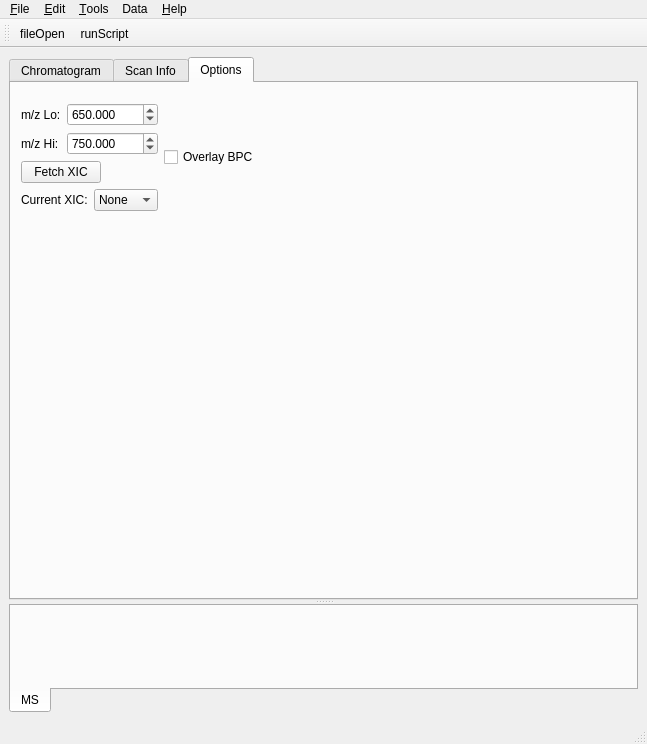
<?xml version="1.0" encoding="UTF-8"?>
<ui version="4.0">
 <class>MainWindow</class>
 <widget class="QMainWindow" name="MainWindow">
  <property name="geometry">
   <rect>
    <x>0</x>
    <y>0</y>
    <width>647</width>
    <height>744</height>
   </rect>
  </property>
  <property name="minimumSize">
   <size>
    <width>0</width>
    <height>25</height>
   </size>
  </property>
  <property name="font">
   <font>
    <family>Arial</family>
    <weight>50</weight>
    <bold>false</bold>
   </font>
  </property>
  <property name="windowTitle">
   <string>mzViewer</string>
  </property>
  <property name="windowIcon">
   <iconset>
    <normaloff>:/new/prefix1/icons/games.png</normaloff>:/new/prefix1/icons/games.png</iconset>
  </property>
  <widget class="QWidget" name="centralwidget">
   <layout class="QVBoxLayout" name="verticalLayout_2">
    <item>
     <widget class="QSplitter" name="splitter">
      <property name="orientation">
       <enum>Qt::Vertical</enum>
      </property>
      <widget class="QTabWidget" name="chromTabWidget">
       <property name="currentIndex">
        <number>2</number>
       </property>
       <widget class="QWidget" name="chromTab">
        <attribute name="title">
         <string>Chromatogram</string>
        </attribute>
        <layout class="QVBoxLayout" name="verticalLayout">
         <item>
          <layout class="QHBoxLayout" name="horizontalLayout_3">
           <item>
            <spacer name="horizontalSpacer">
             <property name="orientation">
              <enum>Qt::Horizontal</enum>
             </property>
             <property name="sizeHint" stdset="0">
              <size>
               <width>40</width>
               <height>20</height>
              </size>
             </property>
            </spacer>
           </item>
           <item>
            <layout class="QHBoxLayout" name="horizontalLayout_2">
             <item>
              <widget class="QLabel" name="label_2">
               <property name="text">
                <string>Spectra:</string>
               </property>
              </widget>
             </item>
             <item>
              <widget class="QComboBox" name="spectra_CB">
               <property name="sizeAdjustPolicy">
                <enum>QComboBox::AdjustToContents</enum>
               </property>
              </widget>
             </item>
            </layout>
           </item>
           <item>
            <layout class="QHBoxLayout" name="horizontalLayout">
             <item>
              <widget class="QLabel" name="label">
               <property name="text">
                <string>Scan #:</string>
               </property>
              </widget>
             </item>
             <item>
              <widget class="QSpinBox" name="scanSBox">
               <property name="frame">
                <bool>false</bool>
               </property>
               <property name="readOnly">
                <bool>true</bool>
               </property>
               <property name="maximum">
                <number>10000000</number>
               </property>
              </widget>
             </item>
            </layout>
           </item>
          </layout>
         </item>
         <item>
          <widget class="MPL_Widget" name="chromWidget" native="true"/>
         </item>
        </layout>
       </widget>
       <widget class="QWidget" name="scanInfoTab">
        <attribute name="title">
         <string>Scan Info</string>
        </attribute>
        <layout class="QHBoxLayout">
         <item>
          <widget class="QTableWidget" name="tableWidget">
           <property name="rowCount">
            <number>20</number>
           </property>
           <property name="columnCount">
            <number>2</number>
           </property>
           <row/>
           <row/>
           <row/>
           <row/>
           <row/>
           <row/>
           <row/>
           <row/>
           <row/>
           <row/>
           <row/>
           <row/>
           <row/>
           <row/>
           <row/>
           <row/>
           <row/>
           <row/>
           <row/>
           <row/>
           <column/>
           <column/>
          </widget>
         </item>
        </layout>
       </widget>
       <widget class="QWidget" name="tab">
        <attribute name="title">
         <string>Options</string>
        </attribute>
        <widget class="QWidget" name="layoutWidget">
         <property name="geometry">
          <rect>
           <x>10</x>
           <y>20</y>
           <width>275</width>
           <height>164</height>
          </rect>
         </property>
         <layout class="QVBoxLayout" name="verticalLayout_5">
          <item>
           <layout class="QHBoxLayout" name="horizontalLayout_5">
            <item>
             <layout class="QVBoxLayout" name="verticalLayout_4">
              <item>
               <layout class="QHBoxLayout" name="_3">
                <item>
                 <widget class="QLabel" name="label_13">
                  <property name="layoutDirection">
                   <enum>Qt::LeftToRight</enum>
                  </property>
                  <property name="text">
                   <string>m/z Lo:</string>
                  </property>
                 </widget>
                </item>
                <item>
                 <widget class="QDoubleSpinBox" name="mzLo_SB">
                  <property name="decimals">
                   <number>3</number>
                  </property>
                  <property name="minimum">
                   <double>1.000000000000000</double>
                  </property>
                  <property name="maximum">
                   <double>100000.000000000000000</double>
                  </property>
                  <property name="singleStep">
                   <double>0.050000000000000</double>
                  </property>
                  <property name="value">
                   <double>650.000000000000000</double>
                  </property>
                 </widget>
                </item>
               </layout>
              </item>
              <item>
               <layout class="QHBoxLayout" name="_4">
                <item>
                 <widget class="QLabel" name="label_14">
                  <property name="text">
                   <string>m/z Hi:</string>
                  </property>
                 </widget>
                </item>
                <item>
                 <widget class="QDoubleSpinBox" name="mzHi_SB">
                  <property name="toolTip">
                   <string>If this value is set to -1 then a TIC starting from m/z Lo will be returned</string>
                  </property>
                  <property name="decimals">
                   <number>3</number>
                  </property>
                  <property name="minimum">
                   <double>1.000000000000000</double>
                  </property>
                  <property name="maximum">
                   <double>100000.000000000000000</double>
                  </property>
                  <property name="singleStep">
                   <double>0.050000000000000</double>
                  </property>
                  <property name="value">
                   <double>750.000000000000000</double>
                  </property>
                 </widget>
                </item>
               </layout>
              </item>
              <item>
               <layout class="QHBoxLayout" name="_5">
                <item>
                 <widget class="QPushButton" name="getXIC_Btn">
                  <property name="toolTip">
                   <string>&lt;html&gt;&lt;head&gt;&lt;meta name=&quot;qrichtext&quot; content=&quot;1&quot; /&gt;&lt;style type=&quot;text/css&quot;&gt;
p, li { white-space: pre-wrap; }
&lt;/style&gt;&lt;/head&gt;&lt;body style=&quot; font-family:'MS Shell Dlg 2'; font-size:8.25pt; font-weight:400; font-style:normal;&quot;&gt;
&lt;p style=&quot; margin-top:0px; margin-bottom:0px; margin-left:0px; margin-right:0px; -qt-block-indent:0; text-indent:0px;&quot;&gt;Create an EIC for all members within a selected group.&lt;/p&gt;&lt;/body&gt;&lt;/html&gt;</string>
                  </property>
                  <property name="text">
                   <string>Fetch XIC</string>
                  </property>
                 </widget>
                </item>
                <item>
                 <spacer>
                  <property name="orientation">
                   <enum>Qt::Horizontal</enum>
                  </property>
                  <property name="sizeHint" stdset="0">
                   <size>
                    <width>40</width>
                    <height>20</height>
                   </size>
                  </property>
                 </spacer>
                </item>
               </layout>
              </item>
              <item>
               <layout class="QHBoxLayout" name="horizontalLayout_4">
                <item>
                 <widget class="QLabel" name="label_3">
                  <property name="text">
                   <string>Current XIC:</string>
                  </property>
                 </widget>
                </item>
                <item>
                 <widget class="QComboBox" name="xicList_CB">
                  <property name="sizeAdjustPolicy">
                   <enum>QComboBox::AdjustToContents</enum>
                  </property>
                  <item>
                   <property name="text">
                    <string>None</string>
                   </property>
                  </item>
                 </widget>
                </item>
               </layout>
              </item>
             </layout>
            </item>
            <item>
             <widget class="QCheckBox" name="overlayBPC_CB">
              <property name="text">
               <string>Overlay BPC</string>
              </property>
             </widget>
            </item>
            <item>
             <spacer name="horizontalSpacer_2">
              <property name="orientation">
               <enum>Qt::Horizontal</enum>
              </property>
              <property name="sizeHint" stdset="0">
               <size>
                <width>40</width>
                <height>20</height>
               </size>
              </property>
             </spacer>
            </item>
           </layout>
          </item>
          <item>
           <spacer name="verticalSpacer">
            <property name="orientation">
             <enum>Qt::Vertical</enum>
            </property>
            <property name="sizeHint" stdset="0">
             <size>
              <width>20</width>
              <height>40</height>
             </size>
            </property>
           </spacer>
          </item>
         </layout>
        </widget>
       </widget>
      </widget>
      <widget class="QTabWidget" name="spectrumTabWidget">
       <property name="tabPosition">
        <enum>QTabWidget::South</enum>
       </property>
       <property name="currentIndex">
        <number>0</number>
       </property>
       <widget class="QWidget" name="mzTab">
        <attribute name="title">
         <string>MS</string>
        </attribute>
        <layout class="QVBoxLayout" name="verticalLayout_3">
         <item>
          <widget class="MPL_Widget" name="mzWidget" native="true">
           <property name="enabled">
            <bool>true</bool>
           </property>
          </widget>
         </item>
        </layout>
       </widget>
      </widget>
     </widget>
    </item>
   </layout>
  </widget>
  <widget class="QMenuBar" name="menubar">
   <property name="geometry">
    <rect>
     <x>0</x>
     <y>0</y>
     <width>647</width>
     <height>23</height>
    </rect>
   </property>
   <property name="font">
    <font>
     <family>Arial</family>
     <weight>50</weight>
     <bold>false</bold>
    </font>
   </property>
   <widget class="QMenu" name="menuFile">
    <property name="title">
     <string>&amp;File</string>
    </property>
    <addaction name="action_Open"/>
    <addaction name="action_Exit"/>
   </widget>
   <widget class="QMenu" name="menu_Edit">
    <property name="title">
     <string>&amp;Edit</string>
    </property>
    <addaction name="action_Cut"/>
    <addaction name="action_Paste"/>
   </widget>
   <widget class="QMenu" name="menu_Tools">
    <property name="title">
     <string>&amp;Tools</string>
    </property>
   </widget>
   <widget class="QMenu" name="menu_Help">
    <property name="title">
     <string>&amp;Help</string>
    </property>
    <addaction name="actionAbout"/>
    <addaction name="actionHints"/>
   </widget>
   <widget class="QMenu" name="menuData">
    <property name="title">
     <string>Data</string>
    </property>
   </widget>
   <addaction name="menuFile"/>
   <addaction name="menu_Edit"/>
   <addaction name="menu_Tools"/>
   <addaction name="menuData"/>
   <addaction name="menu_Help"/>
  </widget>
  <widget class="QStatusBar" name="statusbar"/>
  <widget class="QToolBar" name="toolBar">
   <property name="minimumSize">
    <size>
     <width>12</width>
     <height>25</height>
    </size>
   </property>
   <property name="windowTitle">
    <string>toolBar</string>
   </property>
   <attribute name="toolBarArea">
    <enum>TopToolBarArea</enum>
   </attribute>
   <attribute name="toolBarBreak">
    <bool>false</bool>
   </attribute>
   <addaction name="actionFileOpen"/>
   <addaction name="actionRunScript"/>
  </widget>
  <action name="action_Edit">
   <property name="text">
    <string>&amp;Edit</string>
   </property>
  </action>
  <action name="action_Tools">
   <property name="icon">
    <iconset>
     <normaloff>:/new/prefix1/icons/Service Manager.png</normaloff>:/new/prefix1/icons/Service Manager.png</iconset>
   </property>
   <property name="text">
    <string>&amp;Tools</string>
   </property>
  </action>
  <action name="actionFileOpen">
   <property name="icon">
    <iconset>
     <normaloff>:/new/prefix1/icons/fileopen.png</normaloff>:/new/prefix1/icons/fileopen.png</iconset>
   </property>
   <property name="text">
    <string>fileOpen</string>
   </property>
   <property name="toolTip">
    <string>Open File</string>
   </property>
  </action>
  <action name="actionFileSave">
   <property name="icon">
    <iconset>
     <normaloff>:/new/prefix1/icons/filesave2.png</normaloff>:/new/prefix1/icons/filesave2.png</iconset>
   </property>
   <property name="text">
    <string>fileSave</string>
   </property>
   <property name="toolTip">
    <string>Save File</string>
   </property>
  </action>
  <action name="actionFileSaveAs">
   <property name="icon">
    <iconset>
     <normaloff>:/new/prefix1/icons/filesaveas.png</normaloff>:/new/prefix1/icons/filesaveas.png</iconset>
   </property>
   <property name="text">
    <string>fileSaveAs</string>
   </property>
  </action>
  <action name="actionNewFile">
   <property name="icon">
    <iconset>
     <normaloff>:/new/prefix1/icons/filenew.png</normaloff>:/new/prefix1/icons/filenew.png</iconset>
   </property>
   <property name="text">
    <string>newFile</string>
   </property>
   <property name="toolTip">
    <string>New File</string>
   </property>
  </action>
  <action name="actionTools">
   <property name="icon">
    <iconset>
     <normaloff>:/new/prefix1/icons/Service Manager.png</normaloff>:/new/prefix1/icons/Service Manager.png</iconset>
   </property>
   <property name="text">
    <string>Transfer</string>
   </property>
   <property name="iconText">
    <string>Transfer</string>
   </property>
   <property name="toolTip">
    <string>Tools</string>
   </property>
  </action>
  <action name="action_getSelection">
   <property name="icon">
    <iconset>
     <normaloff>:/new/prefix1/icons/kspread_ksp.png</normaloff>:/new/prefix1/icons/kspread_ksp.png</iconset>
   </property>
   <property name="text">
    <string>getSelection</string>
   </property>
   <property name="toolTip">
    <string>Get Table Selection</string>
   </property>
  </action>
  <action name="actionClear">
   <property name="icon">
    <iconset>
     <normaloff>:/new/prefix1/icons/cleanlarge.png</normaloff>:/new/prefix1/icons/cleanlarge.png</iconset>
   </property>
   <property name="text">
    <string>clear</string>
   </property>
   <property name="toolTip">
    <string>Clear Data and Variables</string>
   </property>
  </action>
  <action name="action_New">
   <property name="icon">
    <iconset>
     <normaloff>:/new/prefix1/icons/filenew.png</normaloff>:/new/prefix1/icons/filenew.png</iconset>
   </property>
   <property name="text">
    <string>&amp;New</string>
   </property>
   <property name="shortcut">
    <string>Ctrl+N</string>
   </property>
  </action>
  <action name="action_Open">
   <property name="icon">
    <iconset>
     <normaloff>:/new/prefix1/icons/fileopen.png</normaloff>:/new/prefix1/icons/fileopen.png</iconset>
   </property>
   <property name="text">
    <string>&amp;Open</string>
   </property>
   <property name="shortcut">
    <string>Ctrl+O</string>
   </property>
  </action>
  <action name="action_Save">
   <property name="icon">
    <iconset>
     <normaloff>:/new/prefix1/icons/filesave2.png</normaloff>:/new/prefix1/icons/filesave2.png</iconset>
   </property>
   <property name="text">
    <string>&amp;Save</string>
   </property>
   <property name="shortcut">
    <string>Ctrl+S</string>
   </property>
  </action>
  <action name="actionSave_As">
   <property name="icon">
    <iconset>
     <normaloff>:/new/prefix1/icons/filesaveas.png</normaloff>:/new/prefix1/icons/filesaveas.png</iconset>
   </property>
   <property name="text">
    <string>Save &amp;As</string>
   </property>
  </action>
  <action name="action_Exit">
   <property name="icon">
    <iconset>
     <normaloff>:/new/prefix1/icons/exit.png</normaloff>:/new/prefix1/icons/exit.png</iconset>
   </property>
   <property name="text">
    <string>&amp;Exit</string>
   </property>
   <property name="shortcut">
    <string>Ctrl+X</string>
   </property>
  </action>
  <action name="action_Clear">
   <property name="icon">
    <iconset>
     <normaloff>:/new/prefix1/icons/cleanlarge.png</normaloff>:/new/prefix1/icons/cleanlarge.png</iconset>
   </property>
   <property name="text">
    <string>Clea&amp;r</string>
   </property>
  </action>
  <action name="action_Table_Selection">
   <property name="icon">
    <iconset>
     <normaloff>:/new/prefix1/icons/kspread_ksp.png</normaloff>:/new/prefix1/icons/kspread_ksp.png</iconset>
   </property>
   <property name="text">
    <string>&amp;Table Selection</string>
   </property>
  </action>
  <action name="action_Cut">
   <property name="icon">
    <iconset>
     <normaloff>:/new/prefix1/icons/editcut.png</normaloff>:/new/prefix1/icons/editcut.png</iconset>
   </property>
   <property name="text">
    <string>&amp;Cut</string>
   </property>
   <property name="shortcut">
    <string>Ctrl+X</string>
   </property>
  </action>
  <action name="action_Paste">
   <property name="icon">
    <iconset>
     <normaloff>:/new/prefix1/icons/editpaste.png</normaloff>:/new/prefix1/icons/editpaste.png</iconset>
   </property>
   <property name="text">
    <string>&amp;Paste</string>
   </property>
   <property name="shortcut">
    <string>Ctrl+V</string>
   </property>
  </action>
  <action name="actionRunScript">
   <property name="icon">
    <iconset>
     <normaloff>:/new/prefix1/icons/software-development.png</normaloff>:/new/prefix1/icons/software-development.png</iconset>
   </property>
   <property name="text">
    <string>runScript</string>
   </property>
   <property name="toolTip">
    <string>Run Python Script</string>
   </property>
  </action>
  <action name="actionAbout">
   <property name="icon">
    <iconset>
     <normaloff>:/new/prefix1/icons/help.png</normaloff>:/new/prefix1/icons/help.png</iconset>
   </property>
   <property name="text">
    <string>About</string>
   </property>
  </action>
  <action name="actionPlot">
   <property name="icon">
    <iconset>
     <normaloff>:/new/prefix1/icons/120px-Icon_Mathematical_Plot.svg.png</normaloff>:/new/prefix1/icons/120px-Icon_Mathematical_Plot.svg.png</iconset>
   </property>
   <property name="text">
    <string>Plot</string>
   </property>
  </action>
  <action name="actionDelete">
   <property name="icon">
    <iconset>
     <normaloff>:/new/prefix1/icons/xkill.png</normaloff>:/new/prefix1/icons/xkill.png</iconset>
   </property>
   <property name="text">
    <string>Delete</string>
   </property>
  </action>
  <action name="actionDeleteAll">
   <property name="icon">
    <iconset>
     <normaloff>:/new/prefix1/icons/xkill.png</normaloff>:/new/prefix1/icons/xkill.png</iconset>
   </property>
   <property name="text">
    <string>DeleteAll</string>
   </property>
  </action>
  <action name="actionPlotItem">
   <property name="icon">
    <iconset>
     <normaloff>:/new/prefix1/icons/120px-Icon_Mathematical_Plot.svg.png</normaloff>:/new/prefix1/icons/120px-Icon_Mathematical_Plot.svg.png</iconset>
   </property>
   <property name="text">
    <string>PlotItem</string>
   </property>
   <property name="iconText">
    <string>Plot Item</string>
   </property>
   <property name="toolTip">
    <string>Plot Item</string>
   </property>
  </action>
  <action name="actionHints">
   <property name="text">
    <string>Hints</string>
   </property>
  </action>
 </widget>
 <customwidgets>
  <customwidget>
   <class>MPL_Widget</class>
   <extends>QWidget</extends>
   <header location="global">mpl_pyqt4_widget</header>
   <container>1</container>
  </customwidget>
 </customwidgets>
 <resources>
  <include location="SubPlot.qrc"/>
 </resources>
 <connections/>
</ui>
